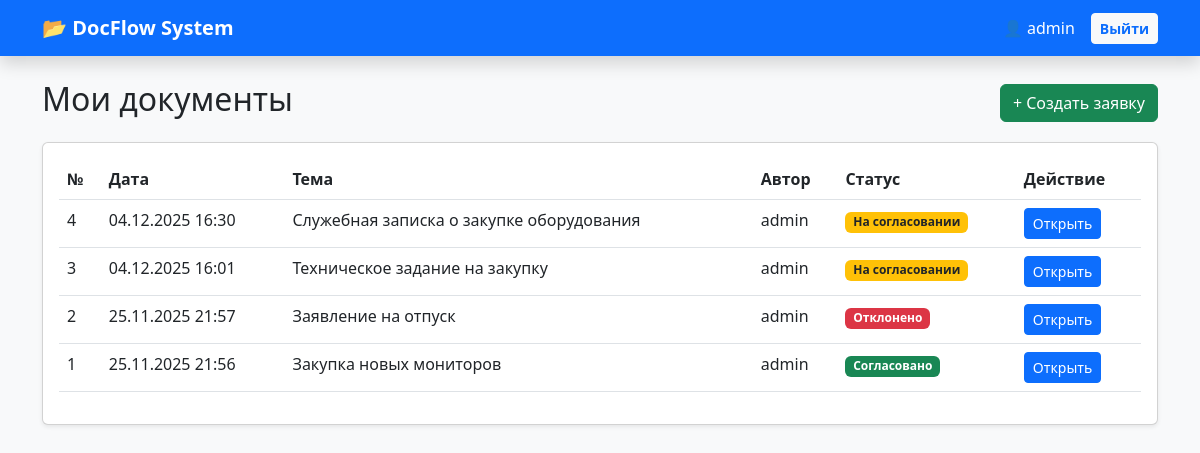
The app's page / (signed in) with its own data.
### main/models.py (models this page shows, shortened)
class Document(models.Model):
    STATUS_CHOICES = [
        ('new', 'На согласовании'),
        ('approved', 'Согласовано'),
        ('rejected', 'Отклонено'),
    ]
    title = models.CharField('Тема документа', max_length=200)
    content = models.TextField('Содержание / Описание')
    created_at = models.DateTimeField(auto_now_add=True)
    status = models.CharField('Статус', max_length=20, choices=STATUS_CHOICES, default='new')
    author = models.ForeignKey(User, on_delete=models.CASCADE, verbose_name='Автор')
    file = models.FileField('Файл (скан/оригинал)', upload_to='documents/', blank=True, null=True)
    class Meta:
        verbose_name = 'Документ'
        verbose_name_plural = 'Документы'

### main/views.py (the view)
# urls.py: path('', views.document_list, name='home'),
@login_required
def document_list(request):
    documents = Document.objects.all().order_by('-created_at')
    return render(request, 'main/document_list.html', {'documents': documents})

### main/templates/main/document_list.html
{% extends 'main/base.html' %}
{% block content %}
<div class="d-flex justify-content-between align-items-center mb-3">
    <h2>Мои документы</h2>
    <a href="{% url 'create_doc' %}" class="btn btn-success">+ Создать заявку</a>
</div>
<div class="card shadow-sm">
    <div class="card-body">
        <table class="table table-hover">
            <thead>
                <tr>
                    <th>№</th>
                    <th>Дата</th>
                    <th>Тема</th>
                    <th>Автор</th>
                    <th>Статус</th>
                    <th>Действие</th>
                </tr>
            </thead>
            <tbody>
                {% for doc in documents %}
                <tr>
                    <td>{{ doc.id }}</td>
                    <td>{{ doc.created_at|date:"d.m.Y H:i" }}</td>
                    <td>{{ doc.title }}</td>
                    <td>{{ doc.author.username }}</td>
                    <td>
                        {% if doc.status == 'new' %}
                            <span class="badge bg-warning text-dark">На согласовании</span>
                        {% elif doc.status == 'approved' %}
                            <span class="badge bg-success">Согласовано</span>
                        {% else %}
                            <span class="badge bg-danger">Отклонено</span>
                        {% endif %}
                    </td>
                    <td>
                        <a href="{% url 'detail_doc' doc.id %}" class="btn btn-sm btn-primary">Открыть</a>
                    </td>
                </tr>
                {% endfor %}
            </tbody>
        </table>
    </div>
</div>
{% endblock %}

### main/templates/main/base.html (shortened to what this page needs)
<!DOCTYPE html>
<html lang="ru">
<head>
    <link href="https://cdn.jsdelivr.net/npm/bootstrap@5.3.0/dist/css/bootstrap.min.css" rel="stylesheet">
</head>
<body class="bg-light">
<nav class="navbar navbar-expand-lg navbar-dark bg-primary mb-4 shadow">
  <div class="container">
    <a class="navbar-brand fw-bold" href="{% url 'home' %}">📂 DocFlow System</a>
    {% if user.is_authenticated %}
        <div class="d-flex align-items-center">
            <span class="navbar-text text-white me-3">
                👤 {{ user.username }}
            </span>
            <form action="{% url 'logout' %}" method="post" class="d-inline">
                <button type="submit" class="btn btn-sm btn-light text-primary fw-bold">Выйти</button>
            </form>
        </div>
    {% endif %}
  </div>
</nav>
<div class="container">
    {% block content %}
    {% endblock %}
</div>
</body>
</html>

### records on screen
Document: id "4", created_at "04.12.2025 16:30", title "Служебная записка о закупке оборудования", author.username "admin", status "На согласовании"
Document: id "3", created_at "04.12.2025 16:01", title "Техническое задание на закупку", author.username "admin", status "На согласовании"
Document: id "2", created_at "25.11.2025 21:57", title "Заявление на отпуск", author.username "admin", status "Отклонено"
Document: id "1", created_at "25.11.2025 21:56", title "Закупка новых мониторов", author.username "admin", status "Согласовано"

### other values on screen
{{ user.username }} "admin"
